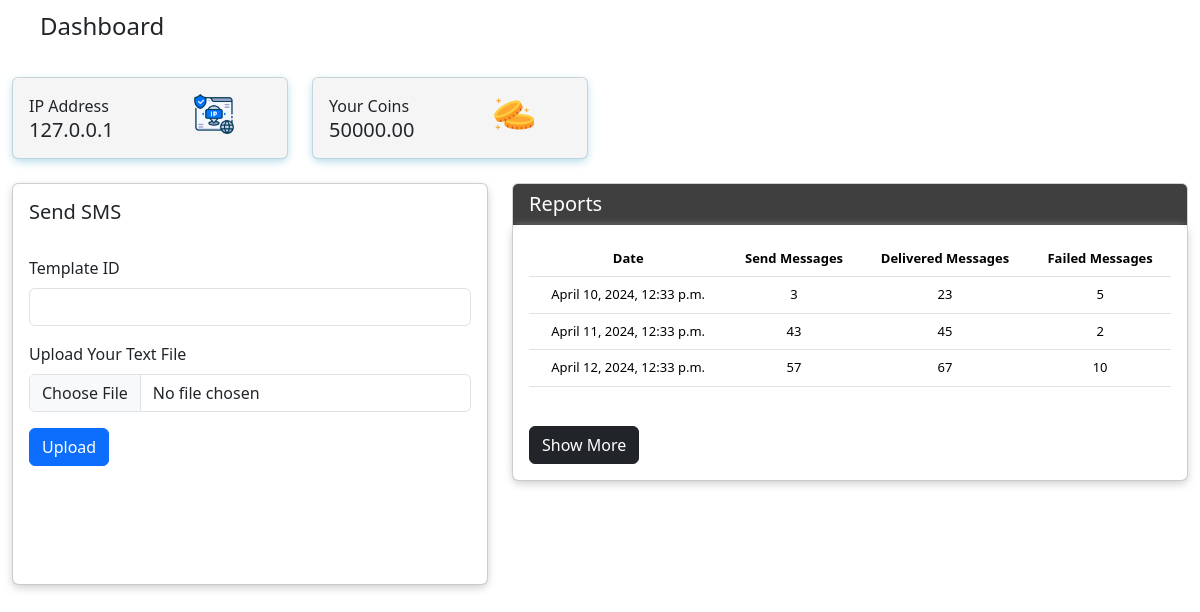
/dashboard/ (signed in), run on the app's committed database.
### smsapp/models.py (models this page shows, shortened)
class CustomUser(AbstractBaseUser, PermissionsMixin):
    email = models.EmailField(unique=True)
    username = models.CharField(max_length=150, unique=True)
    coins=models.DecimalField(max_digits=10,decimal_places=2, default=Decimal('0.00'))
    is_active = models.BooleanField(default=True)
    is_staff = models.BooleanField(default=False)
    objects = CustomUserManager()
    USERNAME_FIELD = 'email'
    REQUIRED_FIELDS = ['username']

class MessageSendInfo(models.Model):
    email = models.ForeignKey(settings.AUTH_USER_MODEL, on_delete=models.CASCADE)
    message_date = models.DateTimeField()
    message_delivery = models.IntegerField()
    message_send = models.IntegerField()
    message_failed = models.IntegerField()

### smsapp/views.py (the view, shortened to what this page needs)
# urls.py: path('dashboard/', views.user_dashboard, name='dashboard'),
@login_required
def user_dashboard(request):
    ip_address = request.META.get('REMOTE_ADDR', 'Unknown IP')
    coins = request.user.coins
    report_list = MessageSendInfo.objects.filter(email=request.user)
    new_message_info = None
    return render_dashboard(request, ip_address, coins, report_list)

### smsapp/views.py (called while the page is built)
def render_dashboard(request, ip_address, coins, report_list):
    return render(request, 'dashboard.html', {
        'ip_address': ip_address,
        'coins': coins,
        'report_list': report_list,
    })

### smsapp/templates/dashboard.html (shortened to what this page needs)
<!DOCTYPE html>
<html lang="en">
<head>
  <link href="https://cdn.jsdelivr.net/npm/bootstrap@5.3.3/dist/css/bootstrap.min.css" rel="stylesheet"
>
</head>
<body class="g-sidenav-show  bg-gray-100">
  <main class="main-content position-relative max-height-vh-100 h-100 border-radius-lg ">
    <nav class="navbar navbar-main navbar-expand-lg px-0 mx-4 shadow-none border-radius-xl" id="navbarBlur"
      navbar-scroll="true">
      <div class="container-fluid py-1 px-3">
        <nav aria-label="breadcrumb">
          <h4 class="font-weight-bolder mb-0">Dashboard</h4>
        </nav>
    </nav>
    <div class="container-fluid py-4">
      <div class="row">
        <div class="col-xl-3 col-sm-6 mb-xl-0 mb-4">
          <div class="card">
            <div class="card-body p-3" style="  background: #f5f5f5;
            box-shadow: 0 3px 10px lightblue; border-radius: 6px;">
              <div class="row">
                <div class="col-8">
                  <div class="numbers">
                    <p class="text-sm mb-0 text-capitalize font-weight-bold">IP Address</p>
                    <h5 class="font-weight-bolder mb-0">
                      {{ ip_address }}
                    </h5>
                  </div>
                </div>
                <div class="col-4 text-end"
                  style="border-radius: 5px; width: 80px; background-image: url('/static/ip.png'); background-size: 40px 40px; background-repeat: no-repeat;">
                </div>
              </div>
            </div>
          </div>
        </div>
        <div class="col-xl-3 col-sm-6 mb-xl-0 mb-4">
          <div class="card">
            <div class="card-body p-3"
              style=" background:#f5f5f5;   box-shadow: 0 3px 10px lightblue; border-radius: 6px;">
              <div class="row">
                <div class="col-8">
                  <div class="numbers">
                    <p class="text-sm mb-0 text-capitalize font-weight-bold">Your Coins</p>
                    <h5 class="font-weight-bolder mb-0">
                      {{ coins }}
                    </h5>
                  </div>
                </div>
                <div class="col-4 text-end"
                  style="border-radius: 5px; width: 80px; background-image: url('/static/coin.png'); background-size: 40px 40px; background-repeat: no-repeat;">
                </div>
              </div>
            </div>
          </div>
        </div>
      </div>
      <div class="row mt-4">
        <div class="col-lg-5 mb-lg-0 mb-4">
          <div class="card z-index-2">
            <div class="card-body p-3" style="height: 400px;
           box-shadow: 0 3px 10px rgb(199, 199, 199); border-radius: 6px;">
              <form method="POST"  enctype="multipart/form-data">
                <h5>Send SMS</h5>
                <br>
                <div class="mb-3">
                  <label class="form-label">Template ID</label>
                  <input type="text" class="form-control">
                </div>
                <div class="mb-3">
                  <label class="form-label">Upload Your Text File</label>
                  <input type="file" class="form-control" id="id_files" name="files" accept=".txt" required>
                </div>
                <button type="submit" class="btn btn-primary">Upload</button>
                </form>
          </div>
        </div>
      </div>
      <div class=" col-lg-7">
        <div class="card z-index-2">
          <div class="card-header pb-0" style="background-color: rgb(63, 63, 63); color: white;">
            <h5>Reports</h5>
          </div>
          <div class="card-body p-3" style="
          box-shadow: 0 3px 10px rgb(199, 199, 199); border-radius: 6px;">
            <div class="chart" id="table-container">
              <table class="table" style="text-align: center; font-size: 13px;">
                <thead>
                  <tr>
                    <th scope="col">Date</th>
                    <th scope="col">Send Messages</th>
                    <th scope="col">Delivered Messages</th>
                    <th scope="col">Failed Messages</th>
                  </tr>
                </thead>
                <tbody>
                  {% for report in report_list %}
                  <tr>
                    <td>{{report.message_date}}</td>
                    <td>{{report.message_send}}</td>
                    <td>{{report.message_delivery}}</td>
                    <td>{{report.message_failed}}</td>
                  </tr>
                  {% endfor %}
                </tbody>
              </table>
            </div>
            <button class="btn btn-dark" id="show-more-btn" style="margin-top: 30px;">Show More</button>
          </div>
        </div>
      </div>
    </div>
</body>
</html>

### smsapp/templates/dashboard.html (style rules this page uses)
#table-container { max-height: 155px; overflow-y: auto; }

### data on the page
CustomUser: coins "50000.00"
MessageSendInfo: message_date "April 10, 2024, 12:33 p.m.", message_send "3", message_delivery "23", message_failed "5"
MessageSendInfo: message_date "April 11, 2024, 12:33 p.m.", message_send "43", message_delivery "45", message_failed "2"
MessageSendInfo: message_date "April 12, 2024, 12:33 p.m.", message_send "57", message_delivery "67", message_failed "10"

### other printed values
{{ ip_address }} "127.0.0.1"
